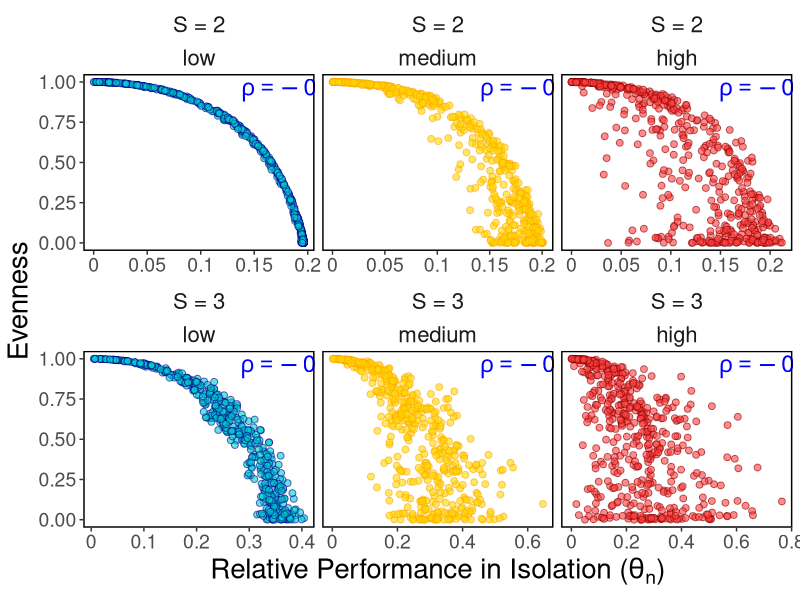
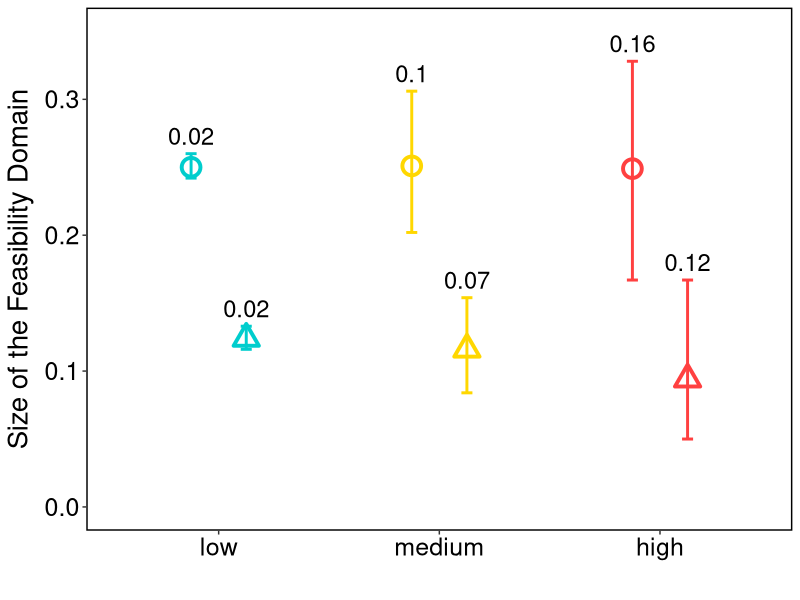
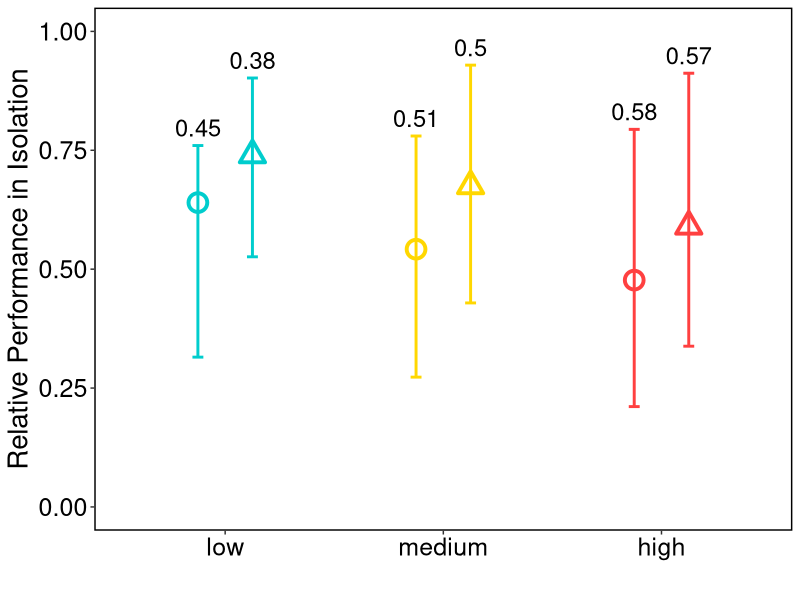
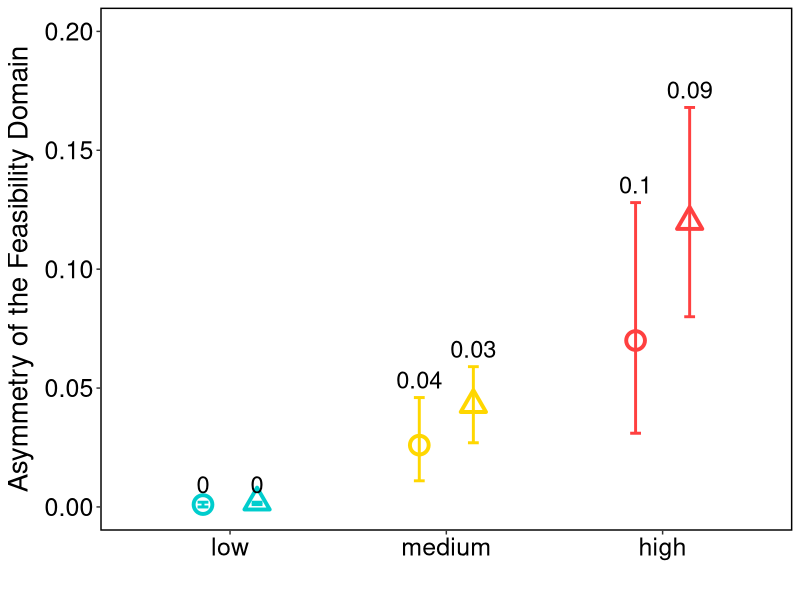
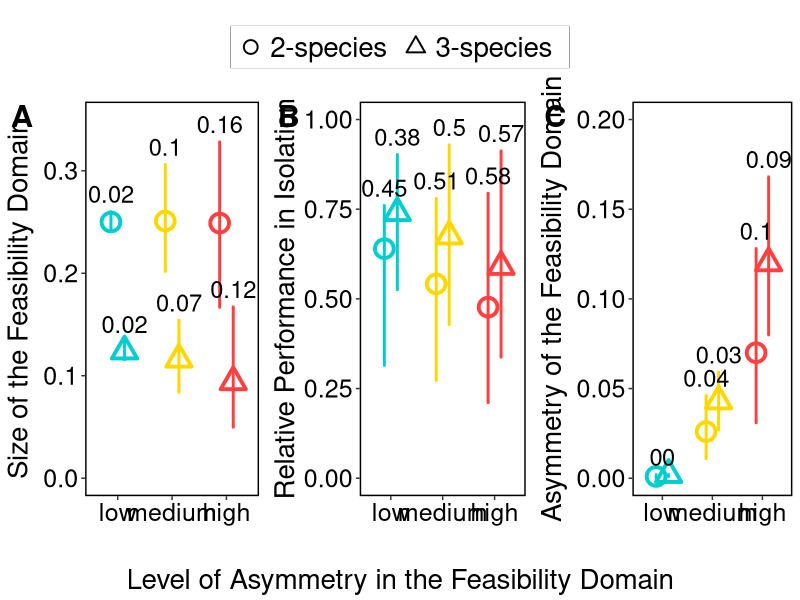

Source code (R) for these figures, in order:
## Code to reproduce Figures 2 & 3 of Tabi et al 2020. Species multidimensional effects explain idiosyncratic responses of communities to environmental change

# Load  packages --------------------------------------------------------------------------------------------------------------------------------------

library(tidyverse)
require(mvtnorm)
require(kernlab)
library(data.table)
library(grid)
library(scales)
library(matrixcalc)
library(cowplot)
library(grid)
library(gridExtra)

# Functions -------------------------------------------------------------------------------------------------------------------------------------------

# generate interaction matrix (A) where you can set the number of species, the level of variance and the connectance
generate_Interaction_matrix <- function(S, P, conne){
  Inte <- runif(S*S,  min = -1, max = 1 )*P 
  zeroes <- sample(c(rep.int(1,floor(S*S*conne)), rep.int(0,(S*S-floor(S*S*conne)))))
  Inte[which(zeroes==0)] <- 0
  Inte <- matrix(Inte, ncol = S, nrow = S)
  diag(Inte) <- -1
  Inte <- -Inte
  return(Inte)
}

# to calculate the omega (the size of the feasibility domain)
Omega <- function(A){
  n <- nrow(A)
  Sigma <-solve(t(A) %*% A)
  d <- pmvnorm(lower = rep(0,n), upper = rep(Inf,n), mean = rep(0,n), sigma = Sigma)
  out <- d[1]
  return(out) 
}

# to get the span of the column vectors of the A matrix
spanned_vectors <- function(A, num){
  G <- matrix(0, ncol=ncol(A), nrow=nrow(A))
  for(k in 1:num) G[,k] <- -A[,k]
  G
}


# to get the vector of carrying capacities that yield equal equilibrium abundances
parameterization_center <- function(A, num){
  G <- spanned_vectors(A, num)
  lambda <- rep.int(1, num)
  lambda <- lambda/sum(lambda)
  growth <- G %*% matrix(lambda, ncol=1) %>%
    as.vector()
}

# Simulations to reproduce Figure 2 -------------------------------------------------------------------------------------------------------------------

num <- 500    # number of communities
sp <- c(2,3)  # number of species
p <- c(0.1, 0.5, 0.9)  # level of variance (asymmetry)
C <- 1        # connectance

sim_res <- array( dim= c(num, 4, length(p), length(sp)), dimnames=list( 1:num, c("evenness", "theta", "omega", "phi"), p, sp  ) )


for(u in 1:length(sp)) {
  for(j in 1:length(p) ) {
    for(i in 1:num) {
      
      P <- p[j]
      S <- sp[u]
      
      # generate interaction matrix
      alpha <- generate_Interaction_matrix(S, P , C) 
      
      # calculate omega (size of the feasibility domain)
      sim_res[ i, "omega", j, u] <- tryCatch( Omega(alpha) ,error = function(e) {NA})
      
      # calculate phi (asymmetry of the feasibility domain)
      sv <- spanned_vectors(alpha,S) ### 
      sim_res[i, "phi", j, u] <- sd(sqrt(colSums(sv^2))) ###### 
      
      N <- exp(rnorm(S)*5*runif(1)) # equilibrium biomass
      K <- alpha %*% N  # calculate carrying capacities 
      Kc <- -parameterization_center(alpha,S)   # to calculate the centroid
      
      # calculate evenness
      pr <- N /sum(N)  
      sim_res[i, "evenness", j, u] <- -sum(pr*log10(pr))/log10(S)  
      
      # calculate theta (relative performance in isolation)
      sim_res[i, "theta", j, u] <- acos(sum(K*Kc)/(sqrt(sum(K^2))*sqrt(sum(Kc^2))))
      
    } 
  }
}



dd <- spread(reshape2::melt(sim_res ), Var2, value)

names(dd)[1:3] <-  c( "num", "P", "S")

# relative performance in isolation (theta) normalized by the size of the feasibility domain (omega)
dd$norm_theta <- dd$theta * (0.5-dd$omega)

dd$sp <- factor(dd$S)
levels(dd$sp) <- c("S = 2", "S = 3")
dd$p <- factor(dd$P)
levels(dd$p) <- c("low", "medium", "high")

# Spearman's rank correlation between evenness and theta(omega)
cors <- dd %>% group_by(  sp, p) %>% dplyr::summarise(cor = cor.test( norm_theta,evenness,method = 'spearman')$est )


fancy_scientific <- function(l) {
  
  ifelse( 0 < l & l < 0.01,  formatC(l, format = "e",  digits = 0), round(l,2) )
  
}

coord_x <- dd %>% group_by(sp, p) %>% dplyr::summarise(coord = range( norm_theta, na.rm=T)[2]*0.7 )

Fig2 <- ggplot()+
  geom_point(data=dd, aes(x=norm_theta, y=evenness, fill=factor(p), color=factor(p) ), size=2, pch=21, alpha=0.6)+
  facet_wrap(sp ~ p, scales = "free_x") +
  scale_x_continuous(labels = fancy_scientific ) +
  geom_text(data=cors, aes(label=paste( "rho == ", round(cor,2),   sep="")), x=rep(coord_x$coord,1), y=0.95, size=6, hjust=0, parse = TRUE,
            color="blue", fontface="italic" )+
  ylab("Evenness")+
  xlab(  expression( paste( "Relative Performance in Isolation (", theta[n], ")"  )  ))+
  scale_fill_manual(values=c("cyan3", "gold", "brown1") ) +
  scale_color_manual(values=c("darkblue", "orange", "darkred") ) +
  ylim(0,1) +
  theme_bw()+ theme(legend.direction = 'horizontal', legend.position = 'none') +
  theme(panel.grid.major = element_blank(), 
        panel.grid.minor = element_blank(),
        panel.border = element_rect(colour = "black", size=1) )+
  theme(strip.background =element_rect(colour="white", fill="white") )+
  theme(strip.text = element_text(size = 16), axis.text = element_text(size=14) )+
  theme(plot.title = element_text(lineheight=.8, face="bold", size=20, hjust = 0.5), axis.title = element_text(size=20))


Fig2


# Figure 3 --------------------------------------------------------------------------------------------------------------------------------------


labs <- dd %>% group_by(sp,p) %>% dplyr::summarise(dist = round( quantile( omega, c(0.75), na.rm=T ) - quantile( omega, c(0.25), na.rm=T ), 2))

meds <- dd %>% group_by(sp,p) %>% dplyr::summarise( med = round( median( omega,  na.rm=T ), 3), 
                                                    u = round( quantile( omega, c(0.75), na.rm=T ), 3),
                                                    l = round( quantile( omega, c(0.25), na.rm=T ), 3) )

meds

dodge=position_dodge(width=0.5) 

omegas <- ggplot(data=meds, aes(x=p, y=med, color=p, shape=sp)) +   
  geom_point(  size=5, stroke=2, position=dodge )+
  geom_errorbar(data=meds, aes(x=p, y=med, ymax=u, ymin=l, color=p), width=0.1, size=1, position=dodge)+
  geom_text(data=meds, aes(label =labs$dist, y = u, x=p ), vjust = -.5, color="black", position=dodge, size=6) +
  scale_color_manual(values=c("cyan3", "gold", "brown1") ) +
  scale_shape_manual(values=c(1,2,5) ) +
  ylab(  expression( paste("Size of the Feasibility Domain"  ))  )+ xlab("")+
  theme_bw()+ theme(legend.direction = 'horizontal', legend.position = 'none') +
  ylim(0,0.35)+
  theme(panel.grid.major = element_blank(), 
        panel.grid.minor = element_blank(),
        panel.border = element_rect(colour = "black", size=1) )+
  theme( axis.text = element_text(size=18, colour = "black"), axis.title = element_text(size=20))

omegas


labs2 <- dd %>% dplyr::group_by(sp,p) %>% dplyr::summarise(dist = round( quantile( theta, c(0.75), na.rm=T ) - quantile( theta, c(0.25), na.rm=T ), 2))

meds2 <- dd %>% group_by(sp,p) %>% dplyr::summarise( med = round( median( theta,  na.rm=T ), 3),
                                                     u = round( quantile( theta, c(0.75), na.rm=T ), 3), 
                                                     l = round( quantile( theta, c(0.25), na.rm=T ), 3) )
meds2

dodge=position_dodge(width=0.5) 

thetas <- ggplot(data=meds2, aes(x=p, y=med, color=p, shape=sp)) +   
  geom_point(  size=5, stroke=2, position=dodge )+
  geom_errorbar(data=meds2, aes(x=p, y=med, ymax=u, ymin=l, color=p), width=0.1, size=1, position=dodge)+
  geom_text(data=meds2, aes(label =labs2$dist, y = u, x=p ), vjust = -.5, color="black", position=dodge, size=6) +
  scale_shape_manual(values=c(1,2,5) ) +
  scale_color_manual(values=c("cyan3", "gold", "brown1") ) +
  ylab(  expression( paste( "Relative Performance in Isolation" ))  )+ xlab("")+
  theme_bw()+ theme(legend.direction = 'horizontal', legend.position = 'none') +
  ylim(0,1)+
  theme(panel.grid.major = element_blank(), 
        panel.grid.minor = element_blank(),
        panel.border = element_rect(colour = "black", size=1) )+
  theme( axis.text = element_text(size=18, colour = "black"), axis.title = element_text(size=20))

thetas



labs3 <- dd %>% group_by(sp,p) %>% dplyr::summarise(dist = round( quantile( phi, c(0.75), na.rm=T ) - quantile( phi, c(0.25), na.rm=T ), 2))

meds3 <- dd %>% group_by(sp,p) %>% dplyr::summarise( med = round( median( phi,  na.rm=T ), 3),
                                                     u = round( quantile( phi, c(0.75), na.rm=T ), 3),
                                                     l = round( quantile( phi, c(0.25), na.rm=T ), 3) )

meds3

dodge=position_dodge(width=0.5) 

phis <- ggplot(data=meds3, aes(x=p, y=med, color=p, shape=sp)) +   
  geom_point(  size=5, stroke=2, position=dodge )+
  geom_errorbar(data=meds3, aes(x=p, y=med, ymax=u, ymin=l, color=p), width=0.1, size=1, position=dodge)+
  geom_text(data=meds3, aes(label =labs3$dist, y = u, x=p ), vjust = -.5, color="black", position=dodge, size=6) +
  scale_shape_manual(values=c(1,2,5) ) +
  scale_color_manual(values=c("cyan3", "gold", "brown1") ) +
  ylab(  expression( paste( "Asymmetry of the Feasibility Domain" ))  )+
  xlab("")+
  theme_bw()+ theme(legend.direction = 'horizontal', legend.position = 'none') +
  ylim(0,0.2)+
  theme(panel.grid.major = element_blank(), 
        panel.grid.minor = element_blank(),
        panel.border = element_rect(colour = "black", size=1) )+
  theme( axis.text = element_text(size=18, colour = "black"), axis.title = element_text(size=20))

phis


head(dd)
dd$fsp <- as.factor(dd$sp)
levels(dd$fsp) <- c("2-species", "3-species")

L <- ggplot(dd) + 
  geom_point(aes(x=omega, y=theta, shape=fsp ), size=4, stroke=1, position=dodge )+
  theme_bw()+ 
  scale_shape_manual(values=c(1,2,5) ) +
  theme(panel.grid.major = element_blank(), 
        panel.grid.minor = element_blank(),
        panel.border = element_rect(colour = "black", size=1) )+
  theme(legend.title=element_blank()) +
  theme(legend.text=element_text(size=20), legend.direction = "horizontal",
        legend.box.background = element_rect(colour = "black"))

legend <- get_legend(L)

grid <- plot_grid(  omegas, thetas , phis,
                    labels = c(  "A", "B", "C"), 
                    ncol=3, align="h",  label_size = 22  )

p_grid <- plot_grid( legend,grid, ncol = 1, rel_heights = c(.2, 1) )

x.grob <- textGrob( label=expression(paste("Level of Asymmetry in the Feasibility Domain"  )), 
                    gp=gpar(col="black", fontsize=20))

Fig3 <- grid.arrange(arrangeGrob(p_grid, bottom = x.grob))
